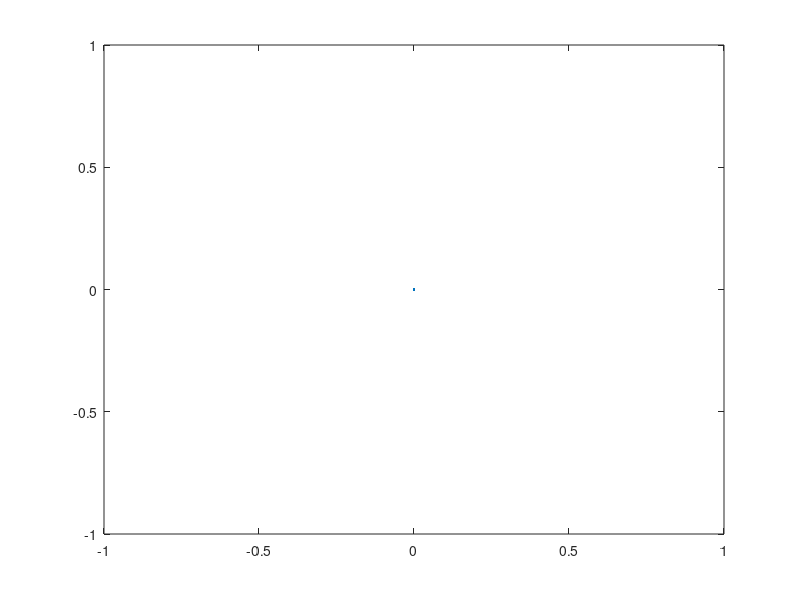

Write MATLAB code to recreate this figure. (Note: this script raises an error after producing the figure.)
%Author: Kanadech Jirapongtanavech, Z5176970

%Program: Solution for AAS, T1 2019, Project4.part A....

close all; clear; clc;
global N_G N_C P_m P_c locNumber
N_G = 2000; %Number of generations
N_C = 300; %Population // Number of Chromosomes
P_m = 0.80; %Probablity of mutation
P_c = 0.50; %Probablity of crossover
locNumber = 20; %number of locations
map = zeros(3,locNumber);
history = zeros(2,N_G);
for i = 1:length(map)
   %Generate locNumber landmarks with coordinates randomly distributed
   %in the interval of (-40,40)
   map(:,i) = [i;-40 + (40+40)*rand([2,1])];
end
startPoint = -40 + (40+40)*rand([2,1]);
endPoint = -40 + (40+40)*rand([2,1]);
%disp(map);
handle = plot(0,0);
zoom on;
text(startPoint(1),startPoint(2),'Start');
text(endPoint(1),endPoint(2),'End');
for i = 1:locNumber
    text(map(2,i),map(3,i),int2str(map(1,i)));
end
population = zeros(N_C,locNumber);
for i = 1:N_C
   noDup = false;
   while(~noDup) 
       population(i,:) = randperm(locNumber);
       c = unique(population(1:i,:),'rows');
       [m,~] = size(c);
       if (m == i)
           noDup = true;
       else
           disp('Found duplicate sequence');
       end
   end
end

for i = 1:N_G
    % Obtain Fitness score of every chromosome
    disp(i)
    fitness = calcFitness(startPoint,endPoint,map,population);
    history(:,i) = [i;min(fitness(:,1))];
    [~,eliteIndex] = min(fitness(:,1));
    elite = population(eliteIndex,:);
    tempMap = map(:,elite);
    x = [startPoint(1),tempMap(2,:),endPoint(1)];
    y = [startPoint(2),tempMap(3,:),endPoint(2)];
    set(handle,'xdata',x,'ydata',y,'marker','*');
    pause(0.001);
    % disp(fitness);
    meanWeight = mean(fitness(:,2));
    fitnessScore = fitness(:,2)/meanWeight;
    probArray = fitnessScore/sum(fitnessScore);
    %sum(probArray)
    %% Cross Over
    nextGen = [];
    for j = 1:N_C
        if rand()>P_c
           crossOverPoint = randi([2,10],1,1);
           parent = randsample(length(probArray),2,true,probArray);
           parentA = population(parent(1),:);
           parentB = population(parent(2),:);
           child1 = [parentB(1:crossOverPoint),parentA(crossOverPoint+1:locNumber)];
           child2 = [parentA(1:crossOverPoint),parentB(crossOverPoint+1:locNumber)];
           nextGen = [nextGen;child1];
           nextGen = [nextGen;child2];
        end
    end
    population = nextGen;
    %% mutation
    populationSize = size(population,1);
    for j = 1:populationSize
        if rand()>(P_m)
            index1 = 0;
            index2 = 0;
            while index1 == index2
               index1 = randi([1,locNumber],1,1);
               index2 = randi([1,locNumber],1,1);
            end
            temp = population(j,index1);
            population(j,index1) = population(j,index2);
            population(j,index2) = temp;
        end
        % remove duplicate
        diff = setdiff(map(1,:),population(j,:));
        if diff
            [~,ia,~] = unique(population(j,:),'first');     %unique indices
            dupInd = setdiff(map(1,:),ia);                  %dup indices
            for k=1:length(dupInd)
                population(j,dupInd(k)) = diff(k);
            end
        end
        diff = setdiff(map(1,:),population(j,:));
        assert(isempty(diff));
    end
    %% Elitism
    population(randsample(populationSize,1),:) = elite;
end
figure()
plot(history(1,:),history(2,:));
xlabel('Generation');
ylabel('Distance');

function fitness = calcFitness(startP,endP,map,population)
    global locNumber
    fitness = zeros(size(population,1),2);
    for i=1:size(population,1)
        individual = population(i,:);
        distance = 0;
        distance = distance + norm(startP - map(2:3,individual(1))); %distance fromt start to first element
        for j=1:locNumber - 1
            distance = distance + norm(map(2:3,individual(j)) - map(2:3,individual(j+1)));
        end
        distance = distance + norm(endP - map(2:3,individual(locNumber))); %distance fromt last element to end
        fitness(i,:) = [distance,1/distance];
    end
end